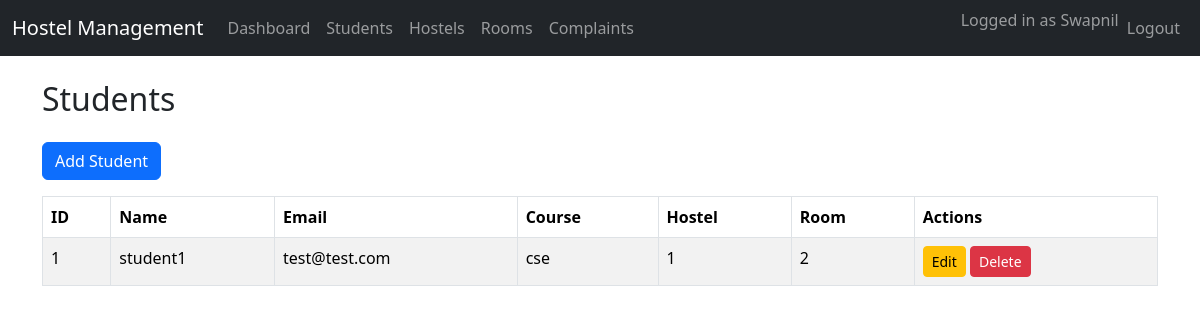
The app's page /students (signed in) with its own data.
### app/models/student.py (models this page shows, shortened)
class Student(db.Model):
    __tablename__ = "students"
    id = db.Column(db.Integer, primary_key=True)
    name = db.Column(db.String(100), nullable=False)
    email = db.Column(db.String(120), unique=True, nullable=False)
    course = db.Column(db.String(100))
    hostel_id = db.Column(db.Integer, db.ForeignKey("hostels.id"))
    room_id = db.Column(db.Integer, db.ForeignKey("rooms.id"))

### app/__init__.py (the view)
    @app.route("/students")
    @login_required
    @admin_required
    def students_web():
        from app.models.student import Student
        students = Student.query.all()
        return render_template("students.html", students=students)

### app/templates/students.html (shortened to what this page needs)
{% extends 'base.html' %}
{% block content %}
<h2 class="mb-4">Students</h2>
<a href="/students/add" class="btn btn-primary mb-3">Add Student</a>
<table class="table table-bordered table-striped">
  <thead>
    <tr>
      <th>ID</th>
      <th>Name</th>
      <th>Email</th>
      <th>Course</th>
      <th>Hostel</th>
      <th>Room</th>
      <th>Actions</th>
    </tr>
  </thead>
  <tbody>
    {% for s in students %}
    <tr>
      <td>{{ s.id }}</td>
      <td>{{ s.name }}</td>
      <td>{{ s.email }}</td>
      <td>{{ s.course }}</td>
      <td>{{ s.hostel_id }}</td>
      <td>{{ s.room_id }}</td>
      <td>
        <a href="/students/edit/{{ s.id }}" class="btn btn-sm btn-warning">Edit</a>
        <a href="/students/delete/{{ s.id }}" class="btn btn-sm btn-danger" onclick="return confirm('Delete this student?');">Delete</a>
      </td>
    </tr>
    {% else %}
    <tr><td colspan="7">No students found.</td></tr>
    {% endfor %}
  </tbody>
</table>
{% endblock %}

### records on screen
Student: id "1", name "student1", email "test@test.com", course "cse", hostel_id "1", room_id "2"

### other values on screen
{{ session['username'] }} "Swapnil"
